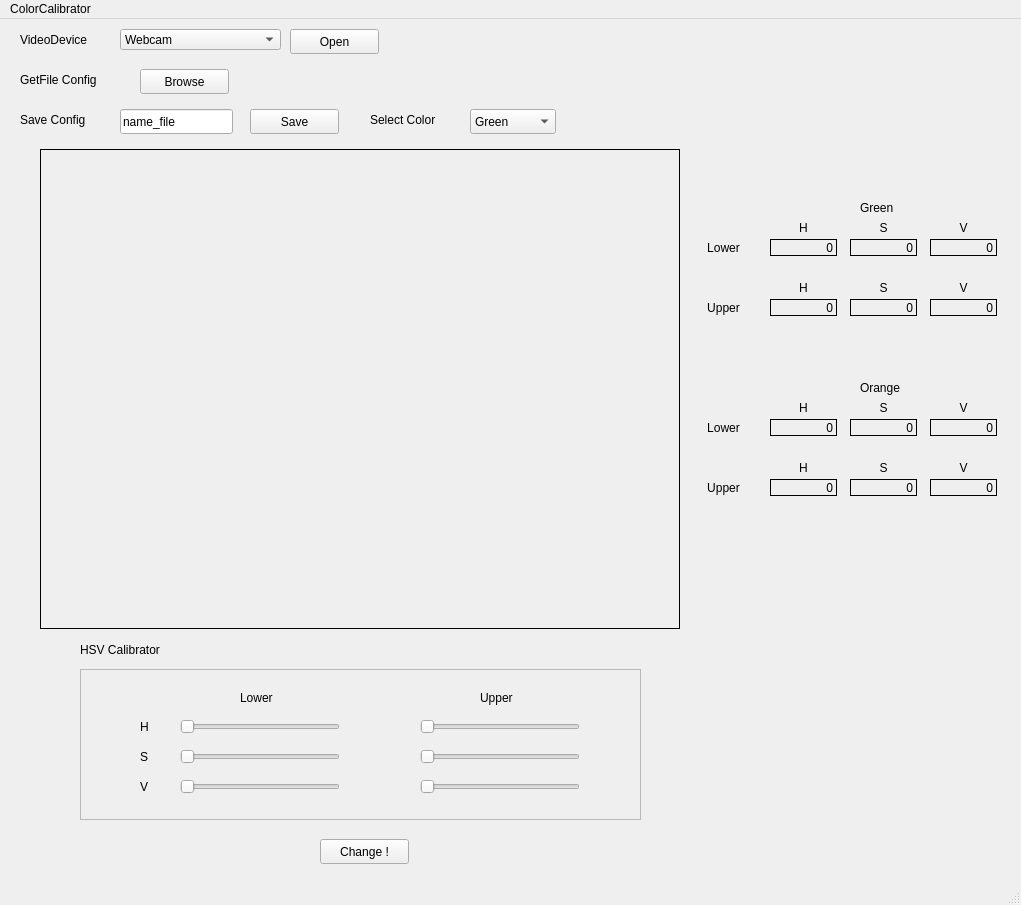
<?xml version="1.0" encoding="UTF-8"?>
<ui version="4.0">
 <class>ColorCalibrator</class>
 <widget class="QMainWindow" name="ColorCalibrator">
  <property name="geometry">
   <rect>
    <x>0</x>
    <y>0</y>
    <width>1021</width>
    <height>905</height>
   </rect>
  </property>
  <property name="windowTitle">
   <string>MainWindow</string>
  </property>
  <widget class="QWidget" name="centralwidget">
   <widget class="QSlider" name="HLow">
    <property name="geometry">
     <rect>
      <x>180</x>
      <y>700</y>
      <width>160</width>
      <height>16</height>
     </rect>
    </property>
    <property name="maximum">
     <number>255</number>
    </property>
    <property name="orientation">
     <enum>Qt::Horizontal</enum>
    </property>
   </widget>
   <widget class="QSlider" name="SLow">
    <property name="geometry">
     <rect>
      <x>180</x>
      <y>730</y>
      <width>160</width>
      <height>16</height>
     </rect>
    </property>
    <property name="maximum">
     <number>255</number>
    </property>
    <property name="orientation">
     <enum>Qt::Horizontal</enum>
    </property>
   </widget>
   <widget class="QSlider" name="VLow">
    <property name="geometry">
     <rect>
      <x>180</x>
      <y>760</y>
      <width>160</width>
      <height>16</height>
     </rect>
    </property>
    <property name="maximum">
     <number>255</number>
    </property>
    <property name="orientation">
     <enum>Qt::Horizontal</enum>
    </property>
   </widget>
   <widget class="QSlider" name="HUpper">
    <property name="geometry">
     <rect>
      <x>420</x>
      <y>700</y>
      <width>160</width>
      <height>16</height>
     </rect>
    </property>
    <property name="maximum">
     <number>255</number>
    </property>
    <property name="orientation">
     <enum>Qt::Horizontal</enum>
    </property>
   </widget>
   <widget class="QSlider" name="SUpper">
    <property name="geometry">
     <rect>
      <x>420</x>
      <y>730</y>
      <width>160</width>
      <height>16</height>
     </rect>
    </property>
    <property name="maximum">
     <number>255</number>
    </property>
    <property name="orientation">
     <enum>Qt::Horizontal</enum>
    </property>
   </widget>
   <widget class="QSlider" name="VUpper">
    <property name="geometry">
     <rect>
      <x>420</x>
      <y>760</y>
      <width>160</width>
      <height>16</height>
     </rect>
    </property>
    <property name="maximum">
     <number>255</number>
    </property>
    <property name="orientation">
     <enum>Qt::Horizontal</enum>
    </property>
   </widget>
   <widget class="QLabel" name="label">
    <property name="geometry">
     <rect>
      <x>140</x>
      <y>700</y>
      <width>21</width>
      <height>16</height>
     </rect>
    </property>
    <property name="text">
     <string>H</string>
    </property>
   </widget>
   <widget class="QLabel" name="label_2">
    <property name="geometry">
     <rect>
      <x>140</x>
      <y>730</y>
      <width>21</width>
      <height>16</height>
     </rect>
    </property>
    <property name="text">
     <string>S</string>
    </property>
   </widget>
   <widget class="QLabel" name="label_3">
    <property name="geometry">
     <rect>
      <x>140</x>
      <y>760</y>
      <width>21</width>
      <height>16</height>
     </rect>
    </property>
    <property name="text">
     <string>V</string>
    </property>
   </widget>
   <widget class="QLabel" name="label_4">
    <property name="geometry">
     <rect>
      <x>240</x>
      <y>670</y>
      <width>67</width>
      <height>17</height>
     </rect>
    </property>
    <property name="text">
     <string>Lower</string>
    </property>
   </widget>
   <widget class="QLabel" name="label_5">
    <property name="geometry">
     <rect>
      <x>480</x>
      <y>670</y>
      <width>67</width>
      <height>17</height>
     </rect>
    </property>
    <property name="text">
     <string>Upper</string>
    </property>
   </widget>
   <widget class="QComboBox" name="cameraComboBox">
    <property name="geometry">
     <rect>
      <x>120</x>
      <y>10</y>
      <width>161</width>
      <height>21</height>
     </rect>
    </property>
    <item>
     <property name="text">
      <string>Webcam</string>
     </property>
    </item>
    <item>
     <property name="text">
      <string>ExternalCamera</string>
     </property>
    </item>
   </widget>
   <widget class="QLabel" name="label_6">
    <property name="geometry">
     <rect>
      <x>20</x>
      <y>10</y>
      <width>91</width>
      <height>21</height>
     </rect>
    </property>
    <property name="text">
     <string>VideoDevice</string>
    </property>
   </widget>
   <widget class="QLabel" name="label_7">
    <property name="geometry">
     <rect>
      <x>20</x>
      <y>50</y>
      <width>111</width>
      <height>21</height>
     </rect>
    </property>
    <property name="text">
     <string>GetFile Config</string>
    </property>
   </widget>
   <widget class="QPushButton" name="pushButton">
    <property name="geometry">
     <rect>
      <x>140</x>
      <y>50</y>
      <width>89</width>
      <height>25</height>
     </rect>
    </property>
    <property name="text">
     <string>Browse</string>
    </property>
   </widget>
   <widget class="QPushButton" name="cameraButton">
    <property name="geometry">
     <rect>
      <x>290</x>
      <y>10</y>
      <width>89</width>
      <height>25</height>
     </rect>
    </property>
    <property name="text">
     <string>Open</string>
    </property>
   </widget>
   <widget class="QLabel" name="label_8">
    <property name="geometry">
     <rect>
      <x>20</x>
      <y>90</y>
      <width>101</width>
      <height>21</height>
     </rect>
    </property>
    <property name="text">
     <string>Save Config</string>
    </property>
   </widget>
   <widget class="QLineEdit" name="namefileEdit">
    <property name="geometry">
     <rect>
      <x>120</x>
      <y>90</y>
      <width>113</width>
      <height>25</height>
     </rect>
    </property>
    <property name="cursor">
     <cursorShape>IBeamCursor</cursorShape>
    </property>
    <property name="text">
     <string>name_file</string>
    </property>
   </widget>
   <widget class="QPushButton" name="saveButton">
    <property name="geometry">
     <rect>
      <x>250</x>
      <y>90</y>
      <width>89</width>
      <height>25</height>
     </rect>
    </property>
    <property name="text">
     <string>Save</string>
    </property>
   </widget>
   <widget class="QFrame" name="frame">
    <property name="geometry">
     <rect>
      <x>80</x>
      <y>650</y>
      <width>561</width>
      <height>151</height>
     </rect>
    </property>
    <property name="frameShape">
     <enum>QFrame::StyledPanel</enum>
    </property>
    <property name="frameShadow">
     <enum>QFrame::Raised</enum>
    </property>
   </widget>
   <widget class="QLabel" name="label_9">
    <property name="geometry">
     <rect>
      <x>80</x>
      <y>620</y>
      <width>111</width>
      <height>21</height>
     </rect>
    </property>
    <property name="text">
     <string>HSV Calibrator</string>
    </property>
   </widget>
   <widget class="QLabel" name="imageLable">
    <property name="geometry">
     <rect>
      <x>40</x>
      <y>130</y>
      <width>640</width>
      <height>480</height>
     </rect>
    </property>
    <property name="frameShape">
     <enum>QFrame::Panel</enum>
    </property>
    <property name="text">
     <string/>
    </property>
   </widget>
   <widget class="QComboBox" name="colorComboBox">
    <property name="geometry">
     <rect>
      <x>470</x>
      <y>90</y>
      <width>86</width>
      <height>25</height>
     </rect>
    </property>
    <item>
     <property name="text">
      <string>Green</string>
     </property>
    </item>
    <item>
     <property name="text">
      <string>Orange</string>
     </property>
    </item>
   </widget>
   <widget class="QLabel" name="label_10">
    <property name="geometry">
     <rect>
      <x>370</x>
      <y>90</y>
      <width>91</width>
      <height>21</height>
     </rect>
    </property>
    <property name="text">
     <string>Select Color</string>
    </property>
   </widget>
   <widget class="QLabel" name="GreenHLow">
    <property name="geometry">
     <rect>
      <x>770</x>
      <y>220</y>
      <width>67</width>
      <height>17</height>
     </rect>
    </property>
    <property name="frameShape">
     <enum>QFrame::Box</enum>
    </property>
    <property name="text">
     <string>0</string>
    </property>
    <property name="alignment">
     <set>Qt::AlignRight|Qt::AlignTrailing|Qt::AlignVCenter</set>
    </property>
   </widget>
   <widget class="QLabel" name="GreenSLow">
    <property name="geometry">
     <rect>
      <x>850</x>
      <y>220</y>
      <width>67</width>
      <height>17</height>
     </rect>
    </property>
    <property name="frameShape">
     <enum>QFrame::Box</enum>
    </property>
    <property name="text">
     <string>0</string>
    </property>
    <property name="alignment">
     <set>Qt::AlignRight|Qt::AlignTrailing|Qt::AlignVCenter</set>
    </property>
   </widget>
   <widget class="QLabel" name="GreenVLow">
    <property name="geometry">
     <rect>
      <x>930</x>
      <y>220</y>
      <width>67</width>
      <height>17</height>
     </rect>
    </property>
    <property name="frameShape">
     <enum>QFrame::Box</enum>
    </property>
    <property name="text">
     <string>0</string>
    </property>
    <property name="alignment">
     <set>Qt::AlignRight|Qt::AlignTrailing|Qt::AlignVCenter</set>
    </property>
   </widget>
   <widget class="QLabel" name="GreenHUpper">
    <property name="geometry">
     <rect>
      <x>770</x>
      <y>280</y>
      <width>67</width>
      <height>17</height>
     </rect>
    </property>
    <property name="frameShape">
     <enum>QFrame::Box</enum>
    </property>
    <property name="text">
     <string>0</string>
    </property>
    <property name="alignment">
     <set>Qt::AlignRight|Qt::AlignTrailing|Qt::AlignVCenter</set>
    </property>
   </widget>
   <widget class="QLabel" name="GreenSUpper">
    <property name="geometry">
     <rect>
      <x>850</x>
      <y>280</y>
      <width>67</width>
      <height>17</height>
     </rect>
    </property>
    <property name="frameShape">
     <enum>QFrame::Box</enum>
    </property>
    <property name="text">
     <string>0</string>
    </property>
    <property name="alignment">
     <set>Qt::AlignRight|Qt::AlignTrailing|Qt::AlignVCenter</set>
    </property>
   </widget>
   <widget class="QLabel" name="GreenVUpper">
    <property name="geometry">
     <rect>
      <x>930</x>
      <y>280</y>
      <width>67</width>
      <height>17</height>
     </rect>
    </property>
    <property name="frameShape">
     <enum>QFrame::Box</enum>
    </property>
    <property name="text">
     <string>0</string>
    </property>
    <property name="alignment">
     <set>Qt::AlignRight|Qt::AlignTrailing|Qt::AlignVCenter</set>
    </property>
   </widget>
   <widget class="QLabel" name="label_17">
    <property name="geometry">
     <rect>
      <x>860</x>
      <y>180</y>
      <width>41</width>
      <height>17</height>
     </rect>
    </property>
    <property name="text">
     <string>Green</string>
    </property>
   </widget>
   <widget class="QLabel" name="label_19">
    <property name="geometry">
     <rect>
      <x>860</x>
      <y>360</y>
      <width>61</width>
      <height>17</height>
     </rect>
    </property>
    <property name="text">
     <string>Orange</string>
    </property>
   </widget>
   <widget class="QLabel" name="OrangeSUpper">
    <property name="geometry">
     <rect>
      <x>850</x>
      <y>460</y>
      <width>67</width>
      <height>17</height>
     </rect>
    </property>
    <property name="frameShape">
     <enum>QFrame::Box</enum>
    </property>
    <property name="text">
     <string>0</string>
    </property>
    <property name="alignment">
     <set>Qt::AlignRight|Qt::AlignTrailing|Qt::AlignVCenter</set>
    </property>
   </widget>
   <widget class="QLabel" name="OrangeHLow">
    <property name="geometry">
     <rect>
      <x>770</x>
      <y>400</y>
      <width>67</width>
      <height>17</height>
     </rect>
    </property>
    <property name="frameShape">
     <enum>QFrame::Box</enum>
    </property>
    <property name="text">
     <string>0</string>
    </property>
    <property name="alignment">
     <set>Qt::AlignRight|Qt::AlignTrailing|Qt::AlignVCenter</set>
    </property>
   </widget>
   <widget class="QLabel" name="OrangeSLow">
    <property name="geometry">
     <rect>
      <x>850</x>
      <y>400</y>
      <width>67</width>
      <height>17</height>
     </rect>
    </property>
    <property name="frameShape">
     <enum>QFrame::Box</enum>
    </property>
    <property name="text">
     <string>0</string>
    </property>
    <property name="alignment">
     <set>Qt::AlignRight|Qt::AlignTrailing|Qt::AlignVCenter</set>
    </property>
   </widget>
   <widget class="QLabel" name="OrangeVUpper">
    <property name="geometry">
     <rect>
      <x>930</x>
      <y>460</y>
      <width>67</width>
      <height>17</height>
     </rect>
    </property>
    <property name="frameShape">
     <enum>QFrame::Box</enum>
    </property>
    <property name="text">
     <string>0</string>
    </property>
    <property name="alignment">
     <set>Qt::AlignRight|Qt::AlignTrailing|Qt::AlignVCenter</set>
    </property>
   </widget>
   <widget class="QLabel" name="OrangeHUpper">
    <property name="geometry">
     <rect>
      <x>770</x>
      <y>460</y>
      <width>67</width>
      <height>17</height>
     </rect>
    </property>
    <property name="frameShape">
     <enum>QFrame::Box</enum>
    </property>
    <property name="text">
     <string>0</string>
    </property>
    <property name="alignment">
     <set>Qt::AlignRight|Qt::AlignTrailing|Qt::AlignVCenter</set>
    </property>
   </widget>
   <widget class="QLabel" name="OrangeVLow">
    <property name="geometry">
     <rect>
      <x>930</x>
      <y>400</y>
      <width>67</width>
      <height>17</height>
     </rect>
    </property>
    <property name="frameShape">
     <enum>QFrame::Box</enum>
    </property>
    <property name="text">
     <string>0</string>
    </property>
    <property name="alignment">
     <set>Qt::AlignRight|Qt::AlignTrailing|Qt::AlignVCenter</set>
    </property>
   </widget>
   <widget class="QPushButton" name="ChangeButton">
    <property name="geometry">
     <rect>
      <x>320</x>
      <y>820</y>
      <width>89</width>
      <height>25</height>
     </rect>
    </property>
    <property name="text">
     <string>Change !</string>
    </property>
   </widget>
   <widget class="QLabel" name="label_11">
    <property name="geometry">
     <rect>
      <x>770</x>
      <y>200</y>
      <width>67</width>
      <height>17</height>
     </rect>
    </property>
    <property name="text">
     <string>H</string>
    </property>
    <property name="alignment">
     <set>Qt::AlignCenter</set>
    </property>
   </widget>
   <widget class="QLabel" name="label_12">
    <property name="geometry">
     <rect>
      <x>770</x>
      <y>380</y>
      <width>67</width>
      <height>17</height>
     </rect>
    </property>
    <property name="text">
     <string>H</string>
    </property>
    <property name="alignment">
     <set>Qt::AlignCenter</set>
    </property>
   </widget>
   <widget class="QLabel" name="label_13">
    <property name="geometry">
     <rect>
      <x>770</x>
      <y>440</y>
      <width>67</width>
      <height>17</height>
     </rect>
    </property>
    <property name="text">
     <string>H</string>
    </property>
    <property name="alignment">
     <set>Qt::AlignCenter</set>
    </property>
   </widget>
   <widget class="QLabel" name="label_14">
    <property name="geometry">
     <rect>
      <x>770</x>
      <y>260</y>
      <width>67</width>
      <height>17</height>
     </rect>
    </property>
    <property name="text">
     <string>H</string>
    </property>
    <property name="alignment">
     <set>Qt::AlignCenter</set>
    </property>
   </widget>
   <widget class="QLabel" name="label_15">
    <property name="geometry">
     <rect>
      <x>850</x>
      <y>200</y>
      <width>67</width>
      <height>17</height>
     </rect>
    </property>
    <property name="text">
     <string>S</string>
    </property>
    <property name="alignment">
     <set>Qt::AlignCenter</set>
    </property>
   </widget>
   <widget class="QLabel" name="label_16">
    <property name="geometry">
     <rect>
      <x>850</x>
      <y>440</y>
      <width>67</width>
      <height>17</height>
     </rect>
    </property>
    <property name="text">
     <string>S</string>
    </property>
    <property name="alignment">
     <set>Qt::AlignCenter</set>
    </property>
   </widget>
   <widget class="QLabel" name="label_18">
    <property name="geometry">
     <rect>
      <x>850</x>
      <y>260</y>
      <width>67</width>
      <height>17</height>
     </rect>
    </property>
    <property name="text">
     <string>S</string>
    </property>
    <property name="alignment">
     <set>Qt::AlignCenter</set>
    </property>
   </widget>
   <widget class="QLabel" name="label_20">
    <property name="geometry">
     <rect>
      <x>850</x>
      <y>380</y>
      <width>67</width>
      <height>17</height>
     </rect>
    </property>
    <property name="text">
     <string>S</string>
    </property>
    <property name="alignment">
     <set>Qt::AlignCenter</set>
    </property>
   </widget>
   <widget class="QLabel" name="label_21">
    <property name="geometry">
     <rect>
      <x>930</x>
      <y>380</y>
      <width>67</width>
      <height>17</height>
     </rect>
    </property>
    <property name="text">
     <string>V</string>
    </property>
    <property name="alignment">
     <set>Qt::AlignCenter</set>
    </property>
   </widget>
   <widget class="QLabel" name="label_22">
    <property name="geometry">
     <rect>
      <x>930</x>
      <y>200</y>
      <width>67</width>
      <height>17</height>
     </rect>
    </property>
    <property name="text">
     <string>V</string>
    </property>
    <property name="alignment">
     <set>Qt::AlignCenter</set>
    </property>
   </widget>
   <widget class="QLabel" name="label_23">
    <property name="geometry">
     <rect>
      <x>930</x>
      <y>440</y>
      <width>67</width>
      <height>17</height>
     </rect>
    </property>
    <property name="text">
     <string>V</string>
    </property>
    <property name="alignment">
     <set>Qt::AlignCenter</set>
    </property>
   </widget>
   <widget class="QLabel" name="label_24">
    <property name="geometry">
     <rect>
      <x>930</x>
      <y>260</y>
      <width>67</width>
      <height>17</height>
     </rect>
    </property>
    <property name="text">
     <string>V</string>
    </property>
    <property name="alignment">
     <set>Qt::AlignCenter</set>
    </property>
   </widget>
   <widget class="QLabel" name="label_25">
    <property name="geometry">
     <rect>
      <x>690</x>
      <y>220</y>
      <width>67</width>
      <height>17</height>
     </rect>
    </property>
    <property name="text">
     <string>Lower</string>
    </property>
    <property name="alignment">
     <set>Qt::AlignCenter</set>
    </property>
   </widget>
   <widget class="QLabel" name="label_26">
    <property name="geometry">
     <rect>
      <x>690</x>
      <y>280</y>
      <width>67</width>
      <height>17</height>
     </rect>
    </property>
    <property name="text">
     <string>Upper</string>
    </property>
    <property name="alignment">
     <set>Qt::AlignCenter</set>
    </property>
   </widget>
   <widget class="QLabel" name="label_27">
    <property name="geometry">
     <rect>
      <x>690</x>
      <y>460</y>
      <width>67</width>
      <height>17</height>
     </rect>
    </property>
    <property name="text">
     <string>Upper</string>
    </property>
    <property name="alignment">
     <set>Qt::AlignCenter</set>
    </property>
   </widget>
   <widget class="QLabel" name="label_28">
    <property name="geometry">
     <rect>
      <x>690</x>
      <y>400</y>
      <width>67</width>
      <height>17</height>
     </rect>
    </property>
    <property name="text">
     <string>Lower</string>
    </property>
    <property name="alignment">
     <set>Qt::AlignCenter</set>
    </property>
   </widget>
   <zorder>frame</zorder>
   <zorder>HLow</zorder>
   <zorder>SLow</zorder>
   <zorder>VLow</zorder>
   <zorder>HUpper</zorder>
   <zorder>SUpper</zorder>
   <zorder>VUpper</zorder>
   <zorder>label</zorder>
   <zorder>label_2</zorder>
   <zorder>label_3</zorder>
   <zorder>label_4</zorder>
   <zorder>label_5</zorder>
   <zorder>cameraComboBox</zorder>
   <zorder>label_6</zorder>
   <zorder>label_7</zorder>
   <zorder>pushButton</zorder>
   <zorder>cameraButton</zorder>
   <zorder>label_8</zorder>
   <zorder>namefileEdit</zorder>
   <zorder>saveButton</zorder>
   <zorder>label_9</zorder>
   <zorder>imageLable</zorder>
   <zorder>colorComboBox</zorder>
   <zorder>label_10</zorder>
   <zorder>GreenHLow</zorder>
   <zorder>GreenSLow</zorder>
   <zorder>GreenVLow</zorder>
   <zorder>GreenHUpper</zorder>
   <zorder>GreenSUpper</zorder>
   <zorder>GreenVUpper</zorder>
   <zorder>label_17</zorder>
   <zorder>label_19</zorder>
   <zorder>OrangeSUpper</zorder>
   <zorder>OrangeHLow</zorder>
   <zorder>OrangeSLow</zorder>
   <zorder>OrangeVUpper</zorder>
   <zorder>OrangeHUpper</zorder>
   <zorder>OrangeVLow</zorder>
   <zorder>ChangeButton</zorder>
   <zorder>label_11</zorder>
   <zorder>label_12</zorder>
   <zorder>label_13</zorder>
   <zorder>label_14</zorder>
   <zorder>label_15</zorder>
   <zorder>label_16</zorder>
   <zorder>label_18</zorder>
   <zorder>label_20</zorder>
   <zorder>label_21</zorder>
   <zorder>label_22</zorder>
   <zorder>label_23</zorder>
   <zorder>label_24</zorder>
   <zorder>label_25</zorder>
   <zorder>label_26</zorder>
   <zorder>label_27</zorder>
   <zorder>label_28</zorder>
  </widget>
  <widget class="QMenuBar" name="menubar">
   <property name="geometry">
    <rect>
     <x>0</x>
     <y>0</y>
     <width>1021</width>
     <height>22</height>
    </rect>
   </property>
   <widget class="QMenu" name="menuColorCalibrator">
    <property name="title">
     <string>ColorCalibrator</string>
    </property>
   </widget>
   <addaction name="menuColorCalibrator"/>
  </widget>
  <widget class="QStatusBar" name="statusbar"/>
 </widget>
 <resources/>
 <connections/>
</ui>
